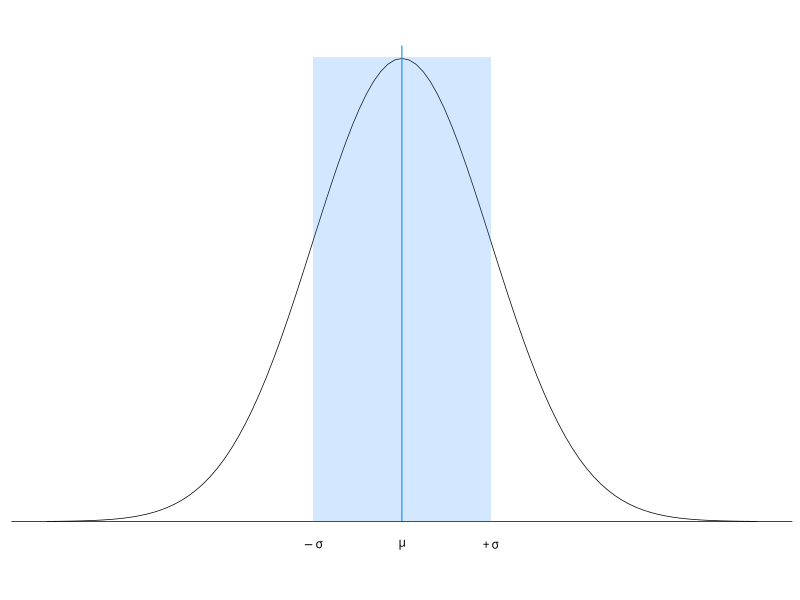
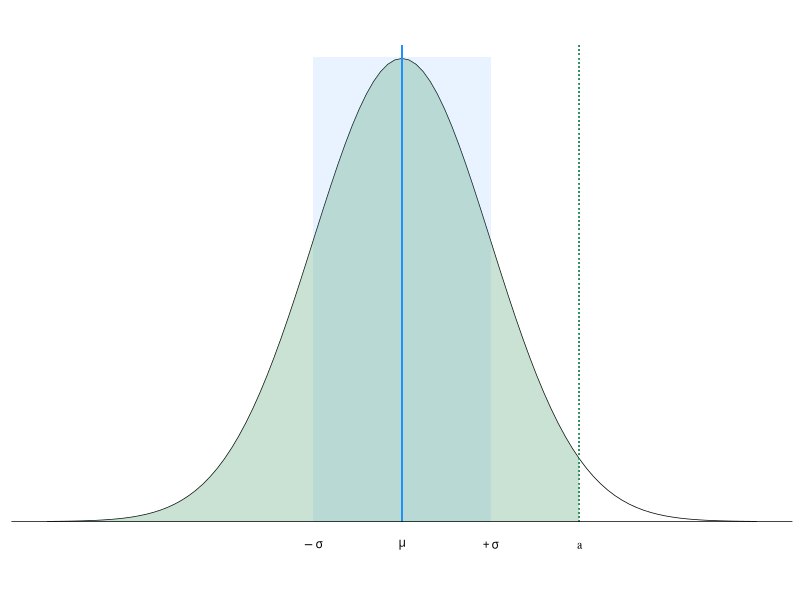
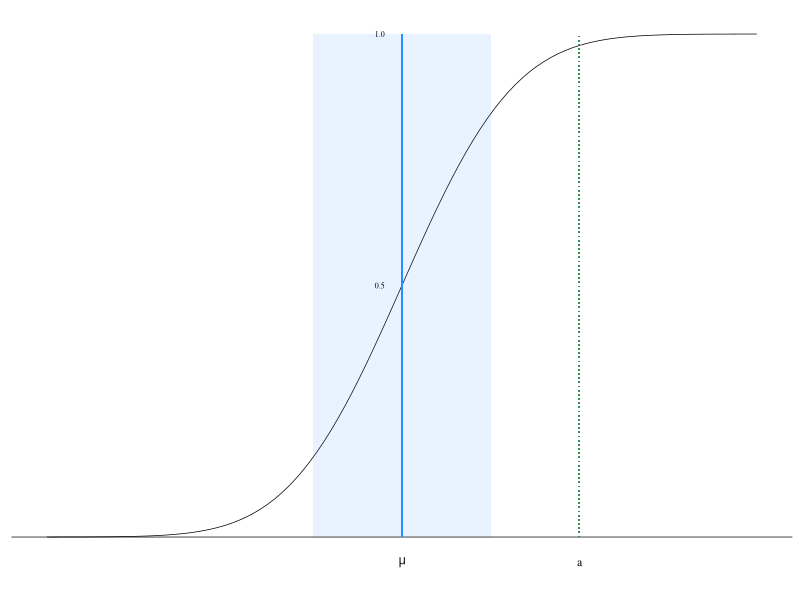
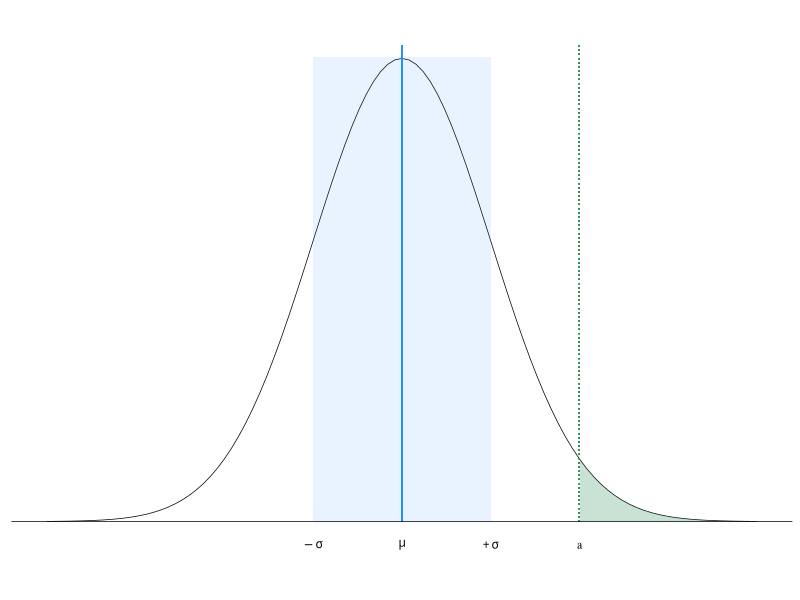
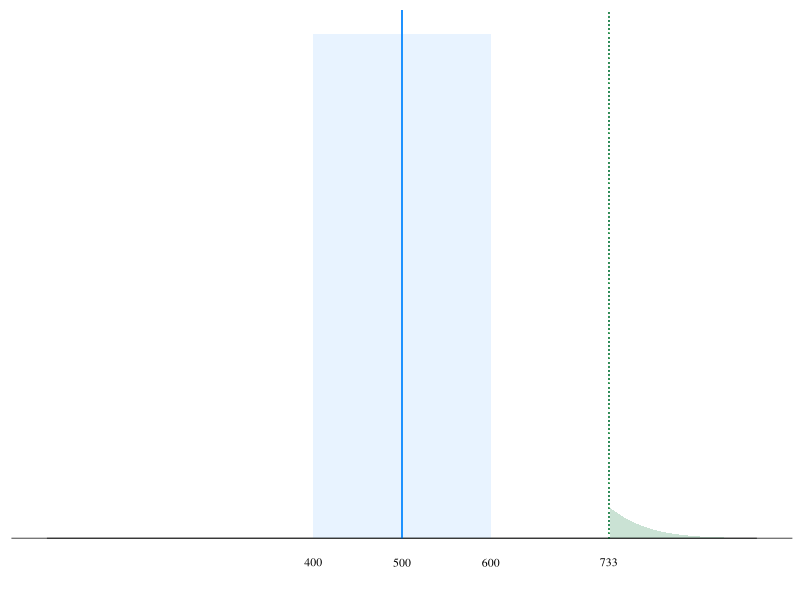
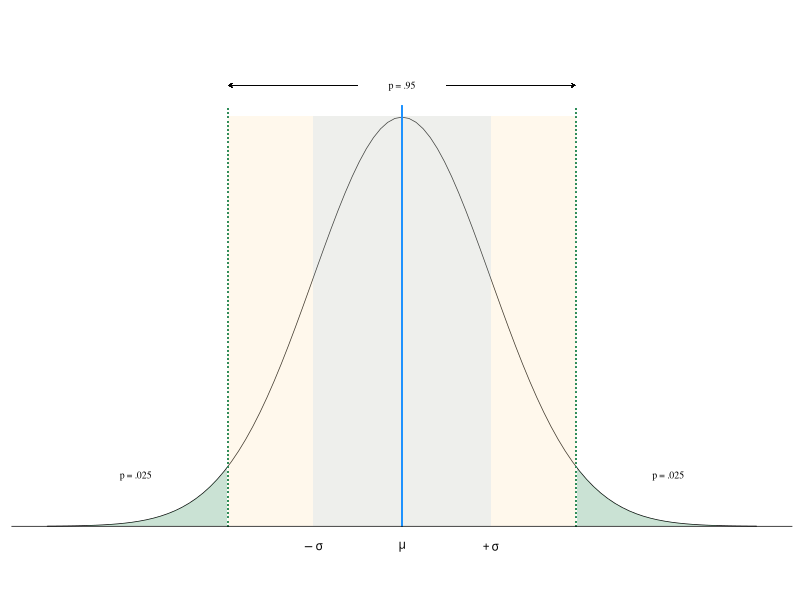
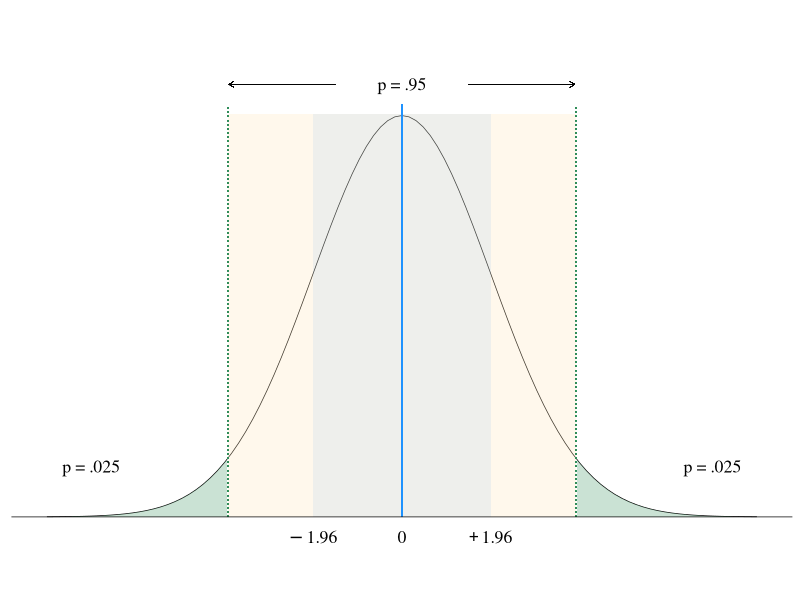

The R script that drew these images, in order:
## ---- chunk 1
library(ggplot2)
library(grid)
norm <- ggplot(data.frame(x = c(-4, 4)), aes(x)) + 
  stat_function(fun = dnorm, lwd = .25, arg = list(mean = 0, sd = 1)) + 
  geom_segment(x = 0, xend = 0, y = 0, yend = .41, col = "dodgerblue", lwd = .25) +
  geom_hline(yintercept = 0, lwd = .25) +
  theme(axis.title = element_blank(), 
        panel.grid = element_blank(), 
        panel.background = element_blank(), 
        axis.text = element_blank(), 
        axis.ticks = element_blank())  +
  geom_rect(aes(x = NULL, y = NULL, xmin = -1, xmax = 1, ymin = 0, ymax = .4), fill = "dodgerblue", alpha = .1) +
  coord_cartesian(ylim = c(-.035, .42))

norm + 
  annotate('text',x = 0, y = -0.02, label = "mu",parse = TRUE, size = 3, family="serif")  + 
  annotate("text", x = -1, y = -0.02, label = "-sigma", parse = TRUE, size = 3, family="serif") + 
  annotate("text", x = 1, y = -0.02, label = "+sigma", parse = TRUE, size = 3, family="serif")
## ---- chunk 2
x <- pretty(c(-4,4), 1000)
y <- dnorm(x, 0, 1)
df <- data.frame(x = x, y = y)
norm_lta <- ggplot(df, aes(x)) + 
  stat_function(fun = dnorm, lwd = .25, arg = list(mean = 0, sd = 1)) + 
  annotate("rect", xmin = -1, xmax = 1, ymin = 0, ymax = .4, alpha = 0.1, fill = "dodgerblue") +
  geom_ribbon(data = subset(df, x <= 2), aes(ymin = 0, ymax = y), fill = "seagreen", alpha  = .25) +
  geom_segment(x = 0, xend = 0, y = 0, yend = .41, col = "dodgerblue", lwd = .25) +
  geom_segment(x = 2, xend = 2, y = 0, yend = .41, col = "seagreen", lwd = .35, lty = "dotted") +
  geom_hline(yintercept = 0, lwd = .25) +
  theme(axis.title = element_blank(), 
        panel.grid = element_blank(), 
        panel.background = element_blank(), 
        axis.text = element_blank(), 
        axis.ticks = element_blank())  +
  coord_cartesian(ylim = c(-.035, .42))

norm_lta + 
  annotate('text',x = 0, y = -0.02, label = "mu",parse = TRUE, size = 3, family="serif")  + 
  annotate("text", x = -1, y = -0.02, label = "-sigma", parse = TRUE, size = 3, family="serif") + 
  annotate("text", x = 1, y = -0.02, label = "+sigma", parse = TRUE, size = 3, family="serif") +
  annotate("text", x = 2, y = -0.02, label = "a", size = 3, family="serif")
## ---- chunk 3
cdf <- ggplot(df, aes(x)) +
  stat_function(fun = pnorm, lwd = .25, arg = list(mean = 0, sd = 1)) +
  annotate("rect", xmin = -1, xmax = 1, ymin = 0, ymax = 1, alpha = 0.1, fill = "dodgerblue") +
  theme(axis.title = element_blank(), 
         panel.grid = element_blank(), 
         panel.background = element_blank(), 
         axis.text = element_blank(), 
         axis.ticks = element_blank()) +
  geom_hline(aes(yintercept = 0), lwd = .25) +
  geom_segment(aes(x=0,y=0,xend=0,yend=1), lwd = .25, colour = "dodgerblue") +
  geom_segment(aes(x=2,y=0,xend=2,yend=1), colour = "seagreen", lwd = .35, lty = "dotted") 
   
cdf + 
  annotate("text", x = -.25, y = 0.5, label = "0.5", size = 2, family = "serif") +
  annotate("text", x = -.25, y = 1.0, label = "1.0", size = 2, family = "serif") +
  annotate("text", x = 0, y = -.05, label = "mu", parse = TRUE, size = 3, family = "serif") +
  annotate("text", x = 2, y = -.05, label = "a", size = 3, family = "serif")
## ---- chunk 4
x <- pretty(c(-4,4), 1000)
y <- dnorm(x, 0, 1)
df <- data.frame(x = x, y = y)
norm_gta <- ggplot(df, aes(x)) + 
  stat_function(fun = dnorm, lwd = .25, arg = list(mean = 0, sd = 1)) + 
  annotate("rect", xmin = -1, xmax = 1, ymin = 0, ymax = .4, alpha = 0.1, fill = "dodgerblue") +
  geom_ribbon(data = subset(df, x > 2), aes(ymin = 0, ymax = y), fill = "seagreen", alpha  = .25) +
  geom_segment(x = 0, xend = 0, y = 0, yend = .41, col = "dodgerblue", lwd = .25) +
  geom_segment(x = 2, xend = 2, y = 0, yend = .41, col = "seagreen", lwd = .35, lty = "dotted") +
  geom_hline(yintercept = 0, lwd = .25) +
  theme(axis.title = element_blank(), 
        panel.grid = element_blank(), 
        panel.background = element_blank(), 
        axis.text = element_blank(), 
        axis.ticks = element_blank())  +
  coord_cartesian(ylim = c(-.035, .42))

norm_gta + 
  annotate('text',x = 0, y = -0.02, label = "mu",parse = TRUE, size = 3, family="serif")  + 
  annotate("text", x = -1, y = -0.02, label = "-sigma", parse = TRUE, size = 3, family="serif") + 
  annotate("text", x = 1, y = -0.02, label = "+sigma", parse = TRUE, size = 3, family="serif") +
  annotate("text", x = 2, y = -0.02, label = "a", size = 3, family="serif")
## ---- chunk 5
x <- pretty(c(100, 900), 1000)
y <- dnorm(x, 500, 100)
df <- data.frame(x = x, y = y)
norm_sat <- ggplot(df, aes(x)) + 
  stat_function(fun = dnorm, lwd = .25, arg = list(mean = 500, sd = 100)) + 
  annotate("rect", xmin = 400, xmax = 600, ymin = 0, ymax = .0042, alpha = 0.1, fill = "dodgerblue") +
  geom_ribbon(data = subset(df, x > 733), aes(ymin = 0, ymax = y), fill = "seagreen", alpha  = .25) +
  geom_segment(x = 500, xend = 500, y = 0, yend = .0044, col = "dodgerblue", lwd = .25) +
  geom_segment(x = 733, xend = 733, y = 0, yend = .0044, col = "seagreen", lwd = .35, lty = "dotted") +
  geom_hline(yintercept = 0, lwd = .25) +
  theme(axis.title = element_blank(), 
        panel.grid = element_blank(), 
        panel.background = element_blank(), 
        axis.text = element_blank(), 
        axis.ticks = element_blank())  

norm_sat + 
  annotate('text',x = 500, y = -.0002, label = "500",parse = TRUE, size = 3, family="serif")  + 
  annotate("text", x = 400, y = -.0002, label = "400", parse = TRUE, size = 3, family="serif") + 
  annotate("text", x = 600, y = -.0002, label = "600", parse = TRUE, size = 3, family="serif") +
  annotate("text", x = 733, y = -.0002, label = "733", size = 3, family="serif")
## ---- chunk 6
library(grid)
x <- pretty(c(-4,4), 1000)
y <- dnorm(x, 0, 1)
df <- data.frame(x = x, y = y)
norm_ci <- ggplot(df, aes(x)) + 
  stat_function(fun = dnorm, lwd = .25, arg = list(mean = 0, sd = 1)) + 
  annotate("rect", xmin = -1, xmax = 1, ymin = 0, ymax = .4, alpha = 0.1, fill = "dodgerblue") +
  annotate("rect", xmin = -1.96, xmax = 1.96, ymin = 0, ymax = .4, alpha = 0.25, fill = "moccasin") +
  geom_ribbon(data = subset(df, x > 1.96), aes(ymin = 0, ymax = y), fill = "seagreen", alpha  = .25) +
  geom_ribbon(data = subset(df, x < -1.96), aes(ymin = 0, ymax = y), fill = "seagreen", alpha  = .25) +
  geom_segment(x = 0, xend = 0, y = 0, yend = .41, col = "dodgerblue", lwd = .25) +
  geom_segment(x = 1.96, xend = 1.96, y = 0, yend = .41, col = "seagreen", lwd = .35, lty = "dotted") +
  geom_segment(x = -1.96, xend = -1.96, y = 0, yend = .41, col = "seagreen", lwd = .35, lty = "dotted") +
  geom_hline(yintercept = 0, lwd = .25) +
  theme(axis.title = element_blank(), 
        panel.grid = element_blank(), 
        panel.background = element_blank(), 
        axis.text = element_blank(), 
        axis.ticks = element_blank())  +
  coord_cartesian(ylim = c(-.035, .48))

norm_ci + 
  annotate('text',x = 0, y = -0.02, label = "mu",parse = TRUE, size = 3, family="serif")  + 
  annotate("text", x = -1, y = -0.02, label = "-sigma", parse = TRUE, size = 3, family="serif") + 
  annotate("text", x = 1, y = -0.02, label = "+sigma", parse = TRUE, size = 3, family="serif") +
  annotate("text", x = -3, y = 0.05, label = "p = .025", size = 2.5, family="serif")+
  annotate("text", x = 3, y = 0.05, label = "p = .025", size = 2.5, family="serif") +
  annotate("text", x = 0, y = .43, label = "p = .95", size = 2.5, family="serif") +
  geom_segment(aes(x=-.5,y=0.43,xend=-1.95,yend=0.43),
               arrow=arrow(length = unit(0.1,"cm")), lwd = .1) +
  geom_segment(aes(x=.5,y=0.43,xend=1.95,yend=0.43),
               arrow=arrow(length = unit(0.1,"cm")), lwd = .1)
## ---- chunk 7
library(grid)
z_ci <- ggplot(df, aes(x)) + 
  stat_function(fun = dnorm, lwd = .25, arg = list(mean = 0, sd = 1)) + 
  annotate("rect", xmin = -1, xmax = 1, ymin = 0, ymax = .4, alpha = 0.1, fill = "dodgerblue") +
  annotate("rect", xmin = -1.96, xmax = 1.96, ymin = 0, ymax = .4, alpha = 0.25, fill = "moccasin") +
  geom_ribbon(data = subset(df, x > 1.96), aes(ymin = 0, ymax = y), fill = "seagreen", alpha  = .25) +
  geom_ribbon(data = subset(df, x < -1.96), aes(ymin = 0, ymax = y), fill = "seagreen", alpha  = .25) +
  geom_segment(x = 0, xend = 0, y = 0, yend = .41, col = "dodgerblue", lwd = .25) +
  geom_segment(x = 1.96, xend = 1.96, y = 0, yend = .41, col = "seagreen", lwd = .35, lty = "dotted") +
  geom_segment(x = -1.96, xend = -1.96, y = 0, yend = .41, col = "seagreen", lwd = .35, lty = "dotted") +
  geom_hline(yintercept = 0, lwd = .25) +
  theme(axis.title = element_blank(), 
        panel.grid = element_blank(), 
        panel.background = element_blank(), 
        axis.text = element_blank(), 
        axis.ticks = element_blank())  +
  coord_cartesian(ylim = c(-.045, .48))

z_ci + 
  annotate('text',x = 0, y = -0.02, label = "0",parse = TRUE, size = 4.5, family="serif")  + 
  annotate("text", x = -1, y = -0.02, label = "-1.96", parse = TRUE, size = 4.5, family="serif") + 
  annotate("text", x = 1, y = -0.02, label = "+1.96", parse = TRUE, size = 4.5, family="serif") +
  annotate("text", x = -3.5, y = 0.05, label = "p = .025", size = 4.5, family="serif")+
  annotate("text", x = 3.5, y = 0.05, label = "p = .025", size = 4.5, family="serif") +
  annotate("text", x = 0, y = .43, label = "p = .95", size = 4.5, family="serif") +
  geom_segment(aes(x=-.75,y=0.43,xend=-1.95,yend=0.43),
               arrow=arrow(length = unit(0.15,"cm")), lwd = .05) +
  geom_segment(aes(x=.75,y=0.43,xend=1.95,yend=0.43),
               arrow=arrow(length = unit(0.15,"cm")), lwd = .05)
